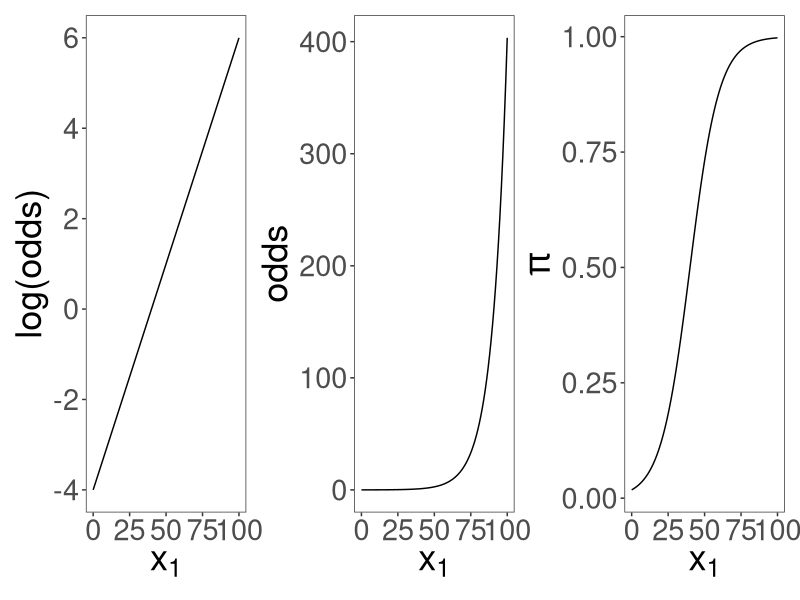

Generate this figure with R:
## ---- chunk 1
#| echo: false
#| include: false

library(dplyr)
library(tidyr)
library(ggplot2)
library(patchwork)

theme_set(theme_bw() +
          theme(legend.position = "none",
                panel.grid = element_blank(),
                #strip.background = element_rect(fill="#ade658"),
                text = element_text(size=26)))
## ---- chunk 2
#| echo: true
#| eval: true

x1 <- seq(0, 100, length.out = 100)
beta0 <- -4
beta1 <- 0.1

data <- tibble(x1 = x1,
               log_odds = beta0 + beta1*x1,
               odds = exp(log_odds),
               pi = odds/(1+odds))
## ---- chunk 3
#| warning: false
#| echo: false
#| fig-width: 18
#| fig-height: 6
#| fig-align: center

p1 <- ggplot(data) +
  geom_line(aes(x=x1, y=log_odds)) +
  ylab("log(odds)") +
  xlab(expression(x[1]))

p2 <- ggplot(data) +
  geom_line(aes(x=x1, y=odds)) +
  ylab("odds") +
  xlab(expression(x[1]))

p3 <- ggplot(data) +
  geom_line(aes(x=x1, y=pi)) +
  ylab(expression(pi)) +
  xlab(expression(x[1]))

p1 + p2 + p3
